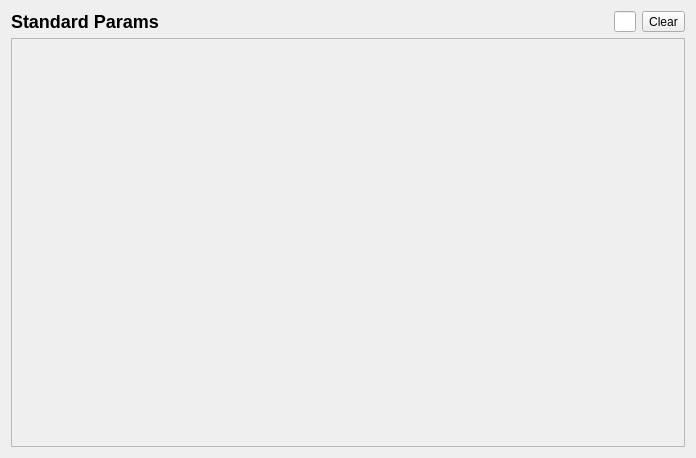
<?xml version="1.0" encoding="UTF-8"?>
<ui version="4.0">
 <class>StandardParamConfig</class>
 <widget class="QWidget" name="StandardParamConfig">
  <property name="geometry">
   <rect>
    <x>0</x>
    <y>0</y>
    <width>696</width>
    <height>458</height>
   </rect>
  </property>
  <property name="windowTitle">
   <string>Form</string>
  </property>
  <layout class="QHBoxLayout" name="horizontalLayout_3">
   <item>
    <layout class="QVBoxLayout" name="verticalLayout_2">
     <item>
      <layout class="QHBoxLayout" name="horizontalLayout_2">
       <item>
        <widget class="QLabel" name="label">
         <property name="maximumSize">
          <size>
           <width>16777215</width>
           <height>24</height>
          </size>
         </property>
         <property name="text">
          <string>&lt;h2&gt;Standard Params&lt;/h2&gt;</string>
         </property>
        </widget>
       </item>
       <item>
        <spacer name="horizontalSpacer">
         <property name="maximumSize">
          <size>
           <width>16777215</width>
           <height>20</height>
          </size>
         </property>
         <property name="orientation">
          <enum>Qt::Horizontal</enum>
         </property>
         <property name="sizeHint" stdset="0">
          <size>
           <width>328</width>
           <height>20</height>
          </size>
         </property>
        </spacer>
       </item>
       <item>
        <widget class="QLineEdit" name="searchLineEdit">
         <property name="maximumSize">
          <size>
           <width>16777215</width>
           <height>21</height>
          </size>
         </property>
        </widget>
       </item>
       <item>
        <widget class="QToolButton" name="clearButton">
         <property name="text">
          <string>Clear</string>
         </property>
        </widget>
       </item>
      </layout>
     </item>
     <item>
      <widget class="QScrollArea" name="scrollArea">
       <property name="widgetResizable">
        <bool>true</bool>
       </property>
       <widget class="QWidget" name="scrollAreaWidgetContents">
        <property name="geometry">
         <rect>
          <x>0</x>
          <y>0</y>
          <width>668</width>
          <height>394</height>
         </rect>
        </property>
        <layout class="QHBoxLayout" name="horizontalLayout">
         <item>
          <layout class="QVBoxLayout" name="verticalLayout"/>
         </item>
        </layout>
       </widget>
      </widget>
     </item>
    </layout>
   </item>
  </layout>
 </widget>
 <resources/>
 <connections/>
</ui>
